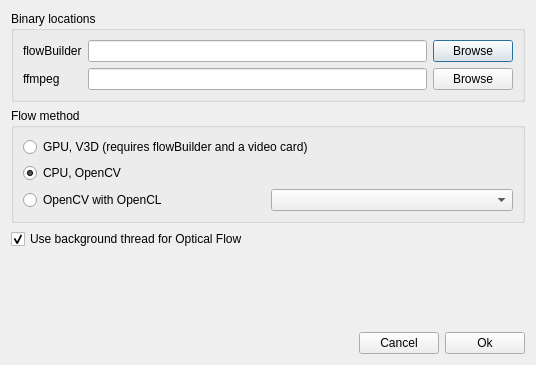
<?xml version="1.0" encoding="UTF-8"?>
<ui version="4.0">
 <class>PreferencesDialog</class>
 <widget class="QDialog" name="PreferencesDialog">
  <property name="geometry">
   <rect>
    <x>0</x>
    <y>0</y>
    <width>536</width>
    <height>365</height>
   </rect>
  </property>
  <property name="windowTitle">
   <string>slowmoUI preferences</string>
  </property>
  <layout class="QVBoxLayout" name="verticalLayout_2">
   <item>
    <layout class="QVBoxLayout" name="verticalLayout">
     <item>
      <widget class="QGroupBox" name="groupBox">
       <property name="title">
        <string>Binary locations</string>
       </property>
       <layout class="QGridLayout" name="gridLayout">
        <item row="0" column="1">
         <widget class="QLineEdit" name="buildFlow"/>
        </item>
        <item row="0" column="2">
         <widget class="QPushButton" name="bBuildFlow">
          <property name="text">
           <string>Browse</string>
          </property>
         </widget>
        </item>
        <item row="0" column="0">
         <widget class="QLabel" name="label">
          <property name="text">
           <string notr="true">flowBuilder</string>
          </property>
         </widget>
        </item>
        <item row="1" column="0">
         <widget class="QLabel" name="label_2">
          <property name="text">
           <string notr="true">ffmpeg</string>
          </property>
         </widget>
        </item>
        <item row="1" column="1">
         <widget class="QLineEdit" name="ffmpeg"/>
        </item>
        <item row="1" column="2">
         <widget class="QPushButton" name="bFFmpeg">
          <property name="text">
           <string>Browse</string>
          </property>
         </widget>
        </item>
       </layout>
      </widget>
     </item>
    </layout>
   </item>
   <item>
    <widget class="QGroupBox" name="groupBox_2">
     <property name="title">
      <string>Flow method</string>
     </property>
     <layout class="QVBoxLayout" name="verticalLayout_3">
      <item>
       <widget class="QRadioButton" name="methodV3D">
        <property name="text">
         <string>GPU, V3D (requires flowBuilder and a video card)</string>
        </property>
       </widget>
      </item>
      <item>
       <widget class="QRadioButton" name="methodOCV">
        <property name="text">
         <string>CPU, OpenCV</string>
        </property>
        <property name="checked">
         <bool>true</bool>
        </property>
       </widget>
      </item>
      <item>
       <layout class="QHBoxLayout" name="horizontalLayout_3">
        <item>
         <widget class="QRadioButton" name="methodOCL">
          <property name="text">
           <string>OpenCV with OpenCL</string>
          </property>
         </widget>
        </item>
        <item>
         <widget class="QComboBox" name="ocl_device"/>
        </item>
       </layout>
      </item>
     </layout>
    </widget>
   </item>
   <item>
    <layout class="QHBoxLayout" name="horizontalLayout_2">
     <item>
      <widget class="QCheckBox" name="precalcFlow">
       <property name="text">
        <string>Use background thread for Optical Flow</string>
       </property>
       <property name="checked">
        <bool>true</bool>
       </property>
      </widget>
     </item>
    </layout>
   </item>
   <item>
    <spacer name="verticalSpacer">
     <property name="orientation">
      <enum>Qt::Vertical</enum>
     </property>
     <property name="sizeHint" stdset="0">
      <size>
       <width>20</width>
       <height>38</height>
      </size>
     </property>
    </spacer>
   </item>
   <item>
    <layout class="QHBoxLayout" name="horizontalLayout">
     <item>
      <spacer name="horizontalSpacer">
       <property name="orientation">
        <enum>Qt::Horizontal</enum>
       </property>
       <property name="sizeHint" stdset="0">
        <size>
         <width>40</width>
         <height>20</height>
        </size>
       </property>
      </spacer>
     </item>
     <item>
      <widget class="QPushButton" name="bCancel">
       <property name="text">
        <string>Cancel</string>
       </property>
      </widget>
     </item>
     <item>
      <widget class="QPushButton" name="bOk">
       <property name="text">
        <string>Ok</string>
       </property>
      </widget>
     </item>
    </layout>
   </item>
  </layout>
 </widget>
 <tabstops>
  <tabstop>buildFlow</tabstop>
  <tabstop>bBuildFlow</tabstop>
  <tabstop>bCancel</tabstop>
  <tabstop>bOk</tabstop>
 </tabstops>
 <resources/>
 <connections/>
</ui>
